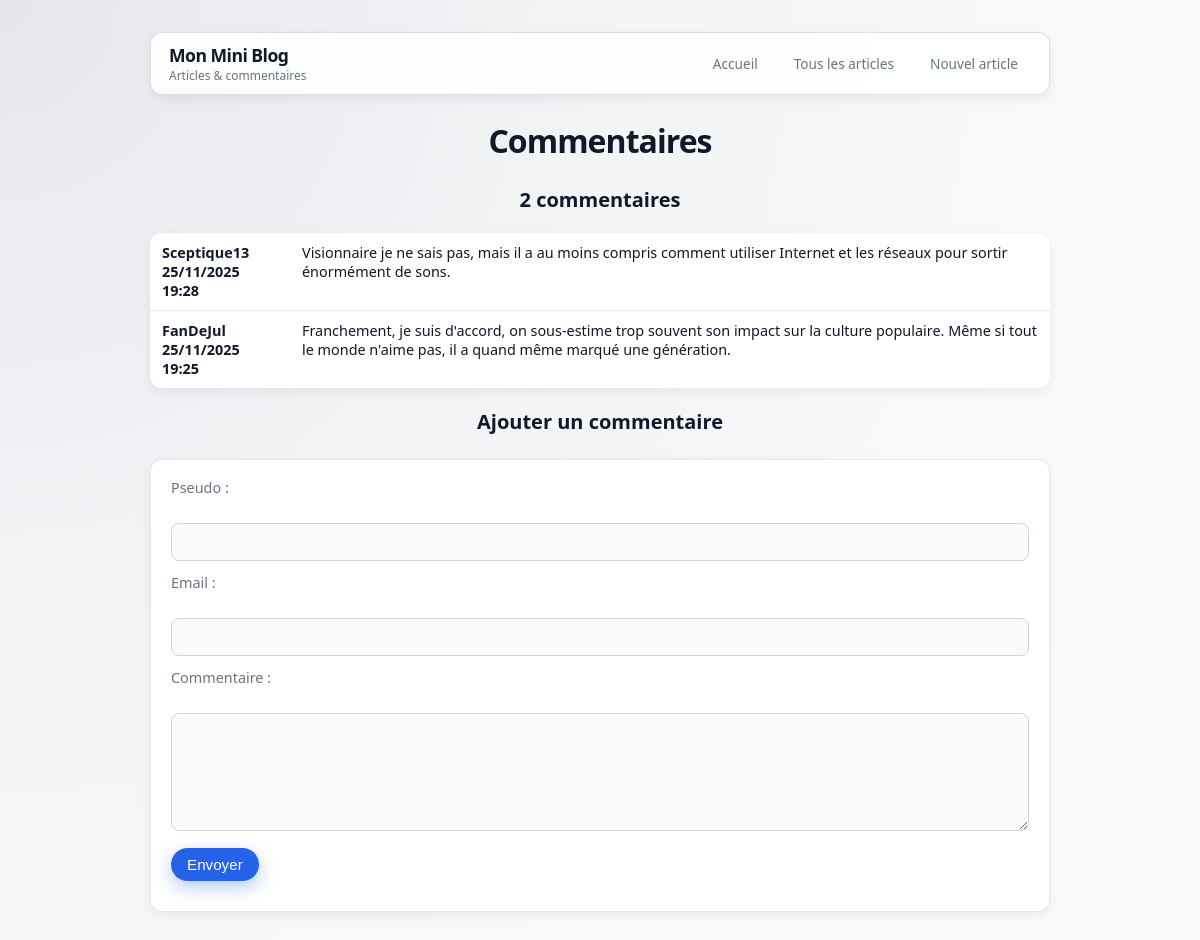
Screenshot of /blog6/commentaire.php?id_article=3 with the database file from the repository.
### tables this page shows
CREATE TABLE commentaire (
  id INT UNSIGNED NOT NULL AUTO_INCREMENT PRIMARY KEY,
  pseudo VARCHAR(50) NOT NULL,
  email VARCHAR(100) NOT NULL,
  texte TEXT NOT NULL,
  date INT NOT NULL
);

### blog6/commentaire.php (the view, shortened to what this page needs)
<?php
require_once 'config.php';
$id_article = 0;
if (isset($_GET['id_article'])) {
    $id_article = (int) $_GET['id_article'];
}
$pseudo_val = '';
$email_val = '';
$commentaires = null;
$nb = 0;
if ($id_article > 0) {
    $sql_select = "SELECT pseudo, texte, date FROM commentaire
                   WHERE id_article = $id_article
                   ORDER BY date DESC";
    $commentaires = mysqli_query($conn, $sql_select);
    if ($commentaires) {
        $nb = mysqli_num_rows($commentaires);
    }
}
?>
<!DOCTYPE html>
<html lang="fr">
<head>
    <link rel="stylesheet" href="styles.css">
</head>
<body>
    <?php include 'header.php'; ?>
    <h1>Commentaires</h1>
    <?php if ($id_article <= 0): ?>
        <p>Aucun article spécifié.</p>
    <?php else: ?>
        <h2>
            <?php
            echo $nb . ' commentaire';
            if ($nb > 1) {
                echo 's';
            }
            ?>
        </h2>
        <?php
        if ($nb > 0) {
            echo '<table>';
            while ($row = mysqli_fetch_assoc($commentaires)) {
                $pseudo = htmlspecialchars($row['pseudo'], ENT_QUOTES, 'UTF-8');
                $texte = nl2br(htmlspecialchars($row['texte'], ENT_QUOTES, 'UTF-8'));
                $timestamp = (int) $row['date'];
                $date_affichee = $timestamp > 0 ? date('d/m/Y H:i', $timestamp) : '';
                echo '<tr>';
                echo '<td class="col-nom">';
                echo $pseudo . '<br>' . $date_affichee;
                echo '</td>';
                echo '<td>';
                echo $texte;
                echo '</td>';
                echo '</tr>';
            }
            echo '</table>';
        } else {
            echo '<p>Aucun commentaire pour le moment.</p>';
        }
        ?>
        <h2>Ajouter un commentaire</h2>
        <form action="commentaire.php?id_article=<?php echo $id_article; ?>" method="post">
            <div>
                <label for="pseudo">Pseudo :</label><br>
                <input type="text" id="pseudo" name="pseudo" maxlength="50"
                       value="<?php echo htmlspecialchars($pseudo_val, ENT_QUOTES, 'UTF-8'); ?>" required>
            </div>
            <div>
                <label for="email">Email :</label><br>
                <input type="email" id="email" name="email" maxlength="150"
                       value="<?php echo htmlspecialchars($email_val, ENT_QUOTES, 'UTF-8'); ?>" required>
            </div>
            <div>
                <label for="texte">Commentaire :</label><br>
                <textarea id="texte" name="texte" rows="5" cols="60" required><?php
                ?></textarea>
            </div>
            <div>
                <button type="submit">Envoyer</button>
            </div>
        </form>
    <?php endif; ?>
</body>
</html>

### blog6/header.php
<?php
$current_page = basename($_SERVER['PHP_SELF']);
?>
<header class="site-header">
    <div class="site-header-inner">
        <div class="site-title-block">
            <a href="index.php" class="site-title">Mon Mini Blog</a>
            <span class="site-subtitle">Articles & commentaires</span>
        </div>
        <nav class="site-nav">
            <a href="index.php"<?php if ($current_page === 'index.php') echo ' class="active"'; ?>>Accueil</a>
            <a href="lister.php"<?php if ($current_page === 'lister.php') echo ' class="active"'; ?>>Tous les articles</a>
            <a href="article.php"<?php if ($current_page === 'article.php') echo ' class="active"'; ?>>Nouvel article</a>
        </nav>
    </div>
</header>

### blog6/styles.css (style rules this page uses)
:root { --bg: #f3f4f6; --bg-strong: #e5e7eb; --surface: #ffffff; --surface-soft: #f9fafb; --border-subtle: #e5e7eb; --border-strong: #d1d5db; --text-main: #111827; --text-muted: #6b7280; --primary: #2563eb; --primary-soft: #dbeafe; --primary-strong: #1d4ed8; --accent: #10b981; --danger: #dc2626; --radius-lg: 12px; --radius-md: 8px; --shadow-soft: 0 12px 30px rgba(15, 23, 42, 0.12); --shadow-subtle: 0 4px 12px rgba(15, 23, 42, 0.06); --transition-fast: 150ms ease-out; --transition-med: 220ms ease-out; }
*, *::before, *::after { box-sizing: border-box; }
html { scroll-behavior: smooth; }
body { margin: 0; min-height: 100vh; font-family: system-ui, -apple-system, BlinkMacSystemFont, "Segoe UI", sans-serif; background: radial-gradient(circle at top left, var(--bg-strong), var(--bg) 40%, var(--surface-soft) 80%); color: var(--text-main); display: flex; flex-direction: column; align-items: center; padding: 32px 16px 40px; }
body > * { width: 100%; max-width: 900px; }
h1, h2 { text-align: center; }
h1 { font-size: 2rem; margin: 0 0 1.5rem; letter-spacing: -0.03em; }
h2 { font-size: 1.25rem; margin-top: 0; margin-bottom: 0.5rem; }
a { color: var(--primary); text-decoration: none; transition: color var(--transition-fast); }
button, input[type="submit"], input[type="button"] { border: none; border-radius: 999px; padding: 8px 16px; font-size: 0.95rem; font-weight: 500; cursor: pointer; background: var(--primary); color: #ffffff; box-shadow: 0 6px 18px rgba(37, 99, 235, 0.35); transition: transform var(--transition-fast), box-shadow var(--transition-fast), background var(--transition-fast); }
form { background: var(--surface); border-radius: var(--radius-lg); padding: 18px 20px; margin: 16px auto 24px; box-shadow: var(--shadow-subtle); border: 1px solid rgba(148, 163, 184, 0.25); text-align: left; }
form > div { margin-bottom: 12px; }
label { display: block; font-size: 0.9rem; font-weight: 500; margin-bottom: 4px; color: var(--text-muted); }
input[type="text"], input[type="email"], textarea { width: 100%; padding: 8px 10px; border-radius: var(--radius-md); border: 1px solid var(--border-strong); font-size: 0.95rem; font-family: inherit; background: var(--surface-soft); transition: border-color var(--transition-fast), box-shadow var(--transition-fast), background var(--transition-fast), transform var(--transition-fast); }
table { width: 100%; border-collapse: collapse; background: var(--surface); border-radius: var(--radius-lg); overflow: hidden; box-shadow: var(--shadow-subtle); margin: 12px auto 20px; text-align: left; }
td { padding: 10px 12px; border-bottom: 1px solid var(--border-subtle); vertical-align: top; font-size: 0.9rem; }
tr:last-child td { border-bottom: none; }
.col-nom { width: 140px; font-weight: 600; color: var(--text-main); }
.reveal { opacity: 0; transform: translateY(8px); transition: opacity 300ms ease-out, transform 300ms ease-out; }
.reveal.is-visible { opacity: 1; transform: translateY(0); }
.reveal-delay-1 { transition-delay: 80ms; }
.reveal-delay-2 { transition-delay: 140ms; }
.reveal-delay-3 { transition-delay: 200ms; }
.site-header { width: 100%; max-width: 900px; margin: 0 auto 24px; background: rgba(255, 255, 255, 0.9); backdrop-filter: blur(10px); border-radius: var(--radius-lg); box-shadow: var(--shadow-subtle); border: 1px solid rgba(148, 163, 184, 0.35); }
.site-header-inner { display: flex; align-items: center; justify-content: space-between; padding: 10px 18px; gap: 16px; }
.site-title-block { display: flex; flex-direction: column; align-items: flex-start; }
.site-title { font-size: 1.1rem; font-weight: 700; letter-spacing: -0.03em; color: var(--text-main); text-decoration: none; }
.site-subtitle { font-size: 0.75rem; color: var(--text-muted); }
.site-nav { display: flex; gap: 10px; flex-wrap: wrap; justify-content: flex-end; }
.site-nav a { font-size: 0.85rem; padding: 6px 12px; border-radius: 999px; border: 1px solid transparent; background: transparent; text-decoration: none; color: var(--text-muted); transition: background var(--transition-fast), color var(--transition-fast), border-color var(--transition-fast), transform var(--transition-fast), box-shadow var(--transition-fast); }

### rows the page displays
commentaire: pseudo "Sceptique13", texte "Visionnaire je ne sais pas, mais il a au moins compris comment utiliser Internet et les réseaux pour sortir énormément de sons."
commentaire: pseudo "FanDeJul", texte "Franchement, je suis d'accord, on sous-estime trop souvent son impact sur la culture populaire. Même si tout le monde n'aime pas, il a quand même marqué une génération."

### other values shown
$nb "2"
